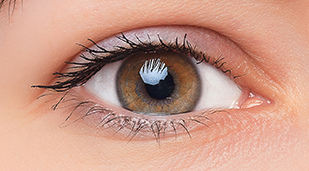
#> input picture HW_4/hog/eye.png, 309 x 171 px, found by its file name
$ python hog_cross_task.py
#> lines starting #> are read from the running program, lines starting #| are printed output that depends on the picture; after the words box and inside, x2 and y2 are one past the last pixel; in counts of white or black regions, pixels touching at a corner belong together
import cv2
import numpy as np
import matplotlib.pyplot as plt
from skimage.feature import hog
from skimage import exposure

def compute_hog(image: np.ndarray, pixels_per_cell: tuple = (8, 8), cells_per_block: tuple = (2, 2), visualize: bool = False) -> tuple:
    """
    Вычислить HOG признаки для изображения.

    :param image: входное изображение
    :param pixels_per_cell: количество пикселей на ячейку
    :param cells_per_block: количество ячеек на блок
    :param visualize: флаг для визуализации HOG признаков
    :return: HOG признаки, HOG изображение, изображение в оттенках серого, HOG изображение до улучшения контраста
    """
    gray_image = cv2.cvtColor(image, cv2.COLOR_BGR2GRAY)
    fd, hog_image = hog(gray_image, orientations=9, pixels_per_cell=pixels_per_cell,
                         cells_per_block=cells_per_block, visualize=visualize)
    hog_image_rescaled = exposure.rescale_intensity(hog_image, in_range=(0, 10))
    return fd, hog_image_rescaled, gray_image, hog_image

def cross_correlation(hog_image: np.ndarray, hog_template: np.ndarray) -> tuple:
    """
    Вычислить кросс-корреляцию между HOG изображением и HOG шаблоном.

    :param hog_image: HOG изображение
    :param hog_template: HOG шаблон
    :return: координаты максимального совпадения и значение максимального совпадения
    """
    hog_image = np.float32(hog_image)
    hog_template = np.float32(hog_template)
    result = cv2.matchTemplate(hog_image, hog_template, cv2.TM_CCOEFF_NORMED)
    min_val, max_val, min_loc, max_loc = cv2.minMaxLoc(result)
    return max_loc, max_val

def visualize_template_transforms(template: np.ndarray, gray_template: np.ndarray, hog_template: np.ndarray, hog_template_rescaled: np.ndarray):
    """
    Визуализировать преобразования шаблона.

    :param template: исходный шаблон
    :param gray_template: шаблон в оттенках серого
    :param hog_template: HOG признаки шаблона (до контраста)
    :param hog_template_rescaled: HOG признаки шаблона (после контраста)
    """
    fig, axes = plt.subplots(1, 4, figsize=(20, 6))
    axes[0].imshow(cv2.cvtColor(template, cv2.COLOR_BGR2RGB))
    axes[0].set_title('Исходный шаблон')
    axes[0].axis('off')

    axes[1].imshow(gray_template, cmap='gray')
    axes[1].set_title('Шаблон в серых тонах')
    axes[1].axis('off')

    axes[2].imshow(hog_template, cmap='gray')
    axes[2].set_title('HOG признаки (до контраста)')
    axes[2].axis('off')

    axes[3].imshow(hog_template_rescaled, cmap='gray')
    axes[3].set_title('HOG признаки (после контраста)')
    axes[3].axis('off')

    plt.show()

def visualize_results(image: np.ndarray, template: np.ndarray, max_loc: tuple, max_val: float, index: int, hog_image: np.ndarray = None, hog_template: np.ndarray = None, gray_image: np.ndarray = None, gray_template: np.ndarray = None):
    """
    Визуализировать результаты поиска шаблона на изображении.

    :param image: исходное изображение
    :param template: шаблон
    :param max_loc: координаты максимального совпадения
    :param max_val: значение максимального совпадения
    :param index: индекс изображения
    :param hog_image: HOG изображение
    :param hog_template: HOG шаблон
    :param gray_image: изображение в оттенках серого
    :param gray_template: шаблон в оттенках серого
    """
    fig, axes = plt.subplots(1, 5, figsize=(20, 6))
    axes[0].imshow(cv2.cvtColor(image, cv2.COLOR_BGR2RGB))
    axes[0].set_title('Исходное изображение')
    axes[0].axis('off')

    axes[1].imshow(gray_image, cmap='gray')
    axes[1].set_title('Изображение в серых тонах')
    axes[1].axis('off')

    axes[2].imshow(hog_image, cmap='gray')
    axes[2].set_title('HOG признаки (до контраста)')
    axes[2].axis('off')

    axes[3].imshow(hog_image, cmap='gray')
    axes[3].set_title('HOG признаки (после контраста)')
    axes[3].axis('off')

    axes[4].imshow(cv2.cvtColor(template, cv2.COLOR_BGR2RGB))
    axes[4].set_title('Исходный шаблон')
    axes[4].axis('off')

    h, w = template.shape[:2]
    top_left = max_loc
    bottom_right = (top_left[0] + w, top_left[1] + h)
    cv2.rectangle(image, top_left, bottom_right, (0, 255, 0), 2)

    plt.figure(figsize=(10, 5))
    plt.imshow(cv2.cvtColor(image, cv2.COLOR_BGR2RGB))
    plt.title(f'Найден шаблон с точностью {max_val:.2f}')
    plt.axis('off')
    plt.show()

def save_image(image: np.ndarray, file_path: str):
    """
    Сохранить изображение в указанный файл.

    :param image: изображение для сохранения
    :param file_path: путь к файлу для сохранения
    """
    cv2.imwrite(file_path, image)

def main():
    template_path = 'HW_4/hog/eye.png'
    image_paths = ['HW_4/hog/eyes.jpg', 'HW_4/hog/eyes_dark.jpg', 'HW_4/hog/woman.jpg']

    template = cv2.imread(template_path)
#> template is the input picture: shape (171, 309, 3); mean B, G, R 136, 153.2, 201.1
    if template is None:
        print(f"Не удалось загрузить шаблон: {template_path}")
        return

    _, hog_template, gray_template, hog_template_rescaled = compute_hog(template, visualize=True)
#> in compute_hog, `hog_image_rescaled = exposure.rescale_intensity(hog_image, in_range=(0..`:
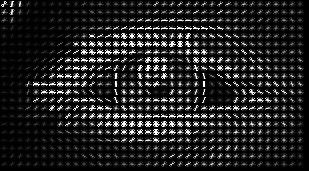
#> hog_image_rescaled: shape (171, 309) float64; min 0, max 1, mean 0.13
    visualize_template_transforms(template, gray_template, hog_template, hog_template_rescaled)

    for index, image_path in enumerate(image_paths):
        image = cv2.imread(image_path)
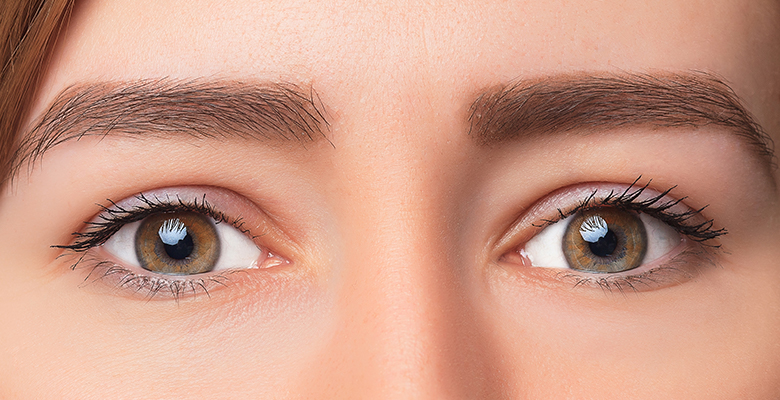
#> input picture HW_4/hog/eyes.jpg, 780 x 400 px, found by its file name
#> image is the input picture: shape (400, 780, 3); mean B, G, R 135.3, 154.4, 203.7
        if image is None:
            print(f"Не удалось загрузить изображение: {image_path}")
            continue

        _, hog_image, gray_image, _ = compute_hog(image, visualize=True)
#> call 2 of compute_hog, with pixels_per_cell = (8, 8), cells_per_block = (2, 2), visualize = True
#> in compute_hog (call 2), `gray_image = cv2.cvtColor(image, cv2.COLOR_BGR2GRAY)`:
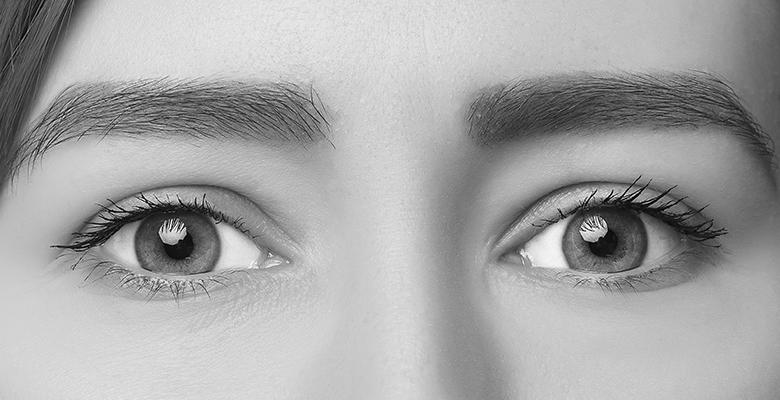
#> gray_image: shape (400, 780); min 0, max 255, mean 167
        max_loc, max_val = cross_correlation(hog_image, hog_template)
#> in cross_correlation, `result = cv2.matchTemplate(hog_image, hog_template, cv2.TM_CCOEFF_NORM..`:
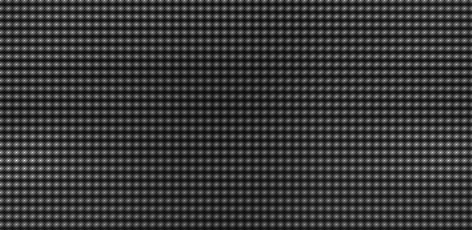
#> result: shape (230, 472) float32; min -0.261, max 0.956, mean 0.00518; drawn with min black and max white
#> in cross_correlation, `min_val, max_val, min_loc, max_loc = cv2.minMaxLoc(result)`: min_val = -0.261; max_val = 0.956; min_loc = (236, 3); max_loc = (16, 160)
#> max_loc = (16, 160); max_val = 0.956

        visualize_results(image, template, max_loc, max_val, index, hog_image=hog_image,
                          hog_template=hog_template, gray_image=gray_image, gray_template=gray_template)
#> in visualize_results, `top_left = max_loc`: top_left = (16, 160)
#> in visualize_results, `bottom_right = (top_left[0] + w, top_left[1] + h)`: bottom_right = (325, 331)
#> in visualize_results, `cv2.rectangle(image, top_left, bottom_right, (0, 255, 0), 2)`:
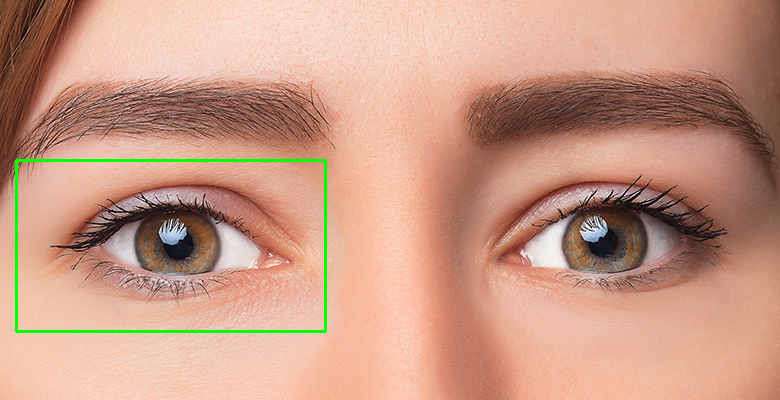
#> image: shape (400, 780, 3); 0.92% of pixels changed, all inside (x1, y1, x2, y2) = (15, 159, 327, 333)
#> in visualize_results, `plt.show()`:
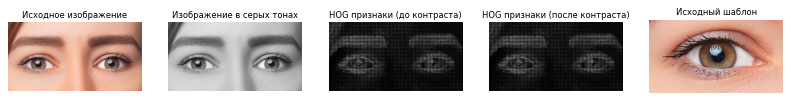
#> figure drawn by matplotlib, 5 panels

        # Сохранение промежуточных изображений
        save_image(gray_image, f'HW_4/hog/gray_image_{index}.png')
        save_image(hog_image, f'HW_4/hog/hog_image_{index}.png')
#> call 2 of save_image, with file_path = 'HW_4/hog/hog_image_0.png'
#> in save_image (call 2), `cv2.imwrite(file_path, image)`:
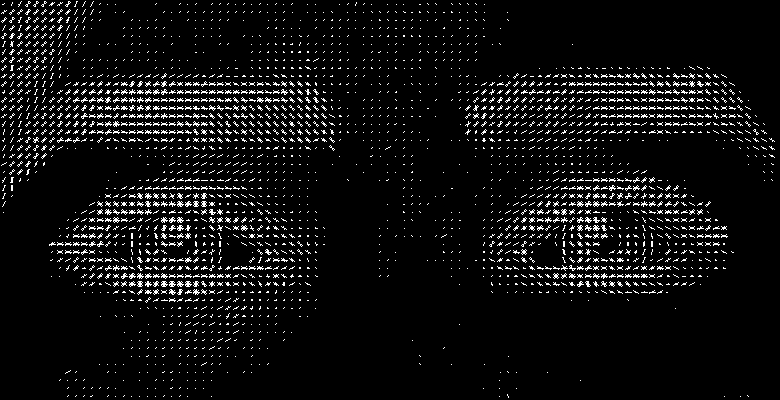
#> saved as hog_image_0.png: shape (400, 780); values 0 (black) and 1 (white), 6.2% white in thin lines or dots
        save_image(image, f'HW_4/hog/result_image_{index}.png')
#> pass 2 of the loop in main, `for index, image_path in enumerate(image_paths):`:
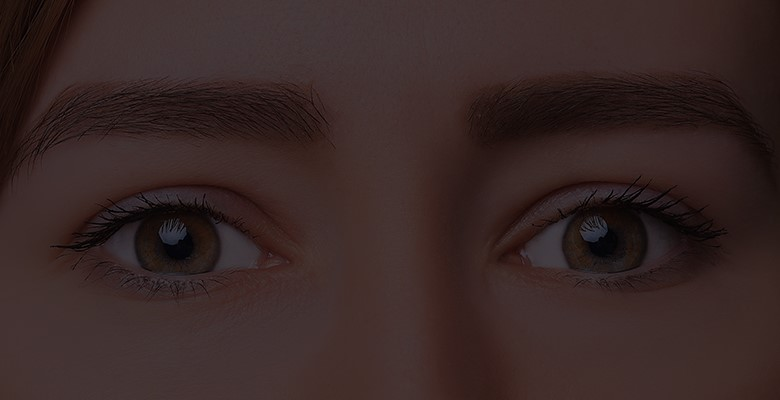
#> input picture HW_4/hog/eyes_dark.jpg, 780 x 400 px, found by its file name
#> in main, image is the input picture: shape (400, 780, 3); mean B, G, R 37.7, 39, 56
#> in cross_correlation (call 2), `result = cv2.matchTemplate(hog_image, hog_template, cv2.TM_CCOEFF_NORM..`:
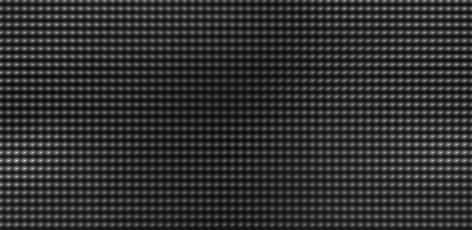
#> result: shape (230, 472) float32; min -0.19, max 0.82, mean 0.00229; drawn with min black and max white
#> in cross_correlation (call 2), `min_val, max_val, min_loc, max_loc = cv2.minMaxLoc(result)`: min_val = -0.19; max_val = 0.82; min_loc = (12, 77)
#> in main, `max_loc, max_val = cross_correlation(hog_image, hog_template)`: max_val = 0.82
#> in save_image (call 5), `cv2.imwrite(file_path, image)`:
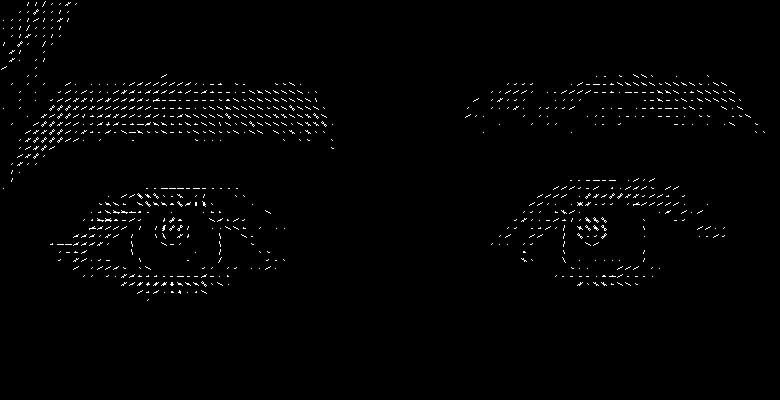
#> saved as hog_image_1.png: shape (400, 780); values 0 (black) and 1 (white), 1.3% white in thin lines or dots, all inside (x1, y1, x2, y2) = (1, 1, 765, 301)
#> pass 3 of the loop in main, `for index, image_path in enumerate(image_paths):`:
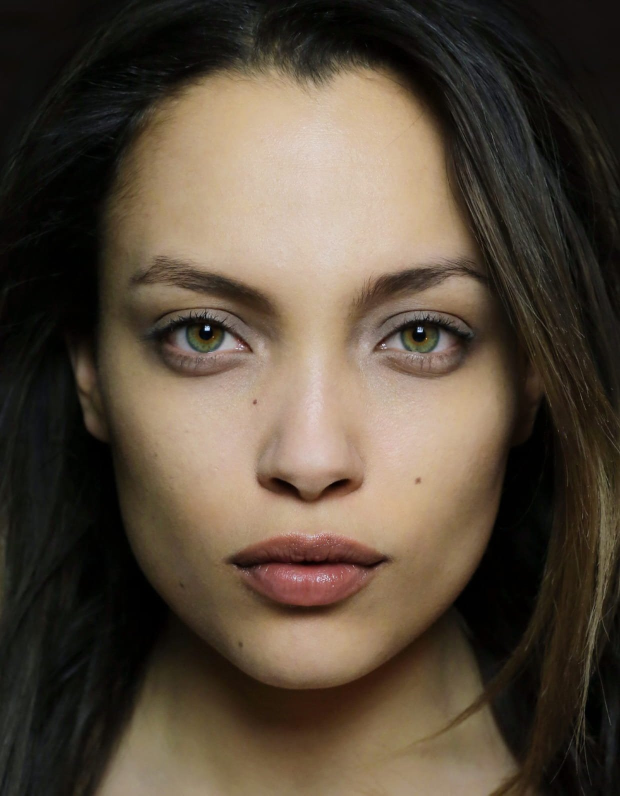
#> input picture HW_4/hog/woman.jpg, 1240 x 1591 px, found by its file name (shown at 1/2 size)
#> in main, image is the input picture: shape (1591, 1240, 3); mean B, G, R 59.6, 74.1, 87.1
#> gray_image: shape (1591, 1240)
#> hog_image_rescaled: shape (1591, 1240) float64
#> in cross_correlation (call 3), `result = cv2.matchTemplate(hog_image, hog_template, cv2.TM_CCOEFF_NORM..`:
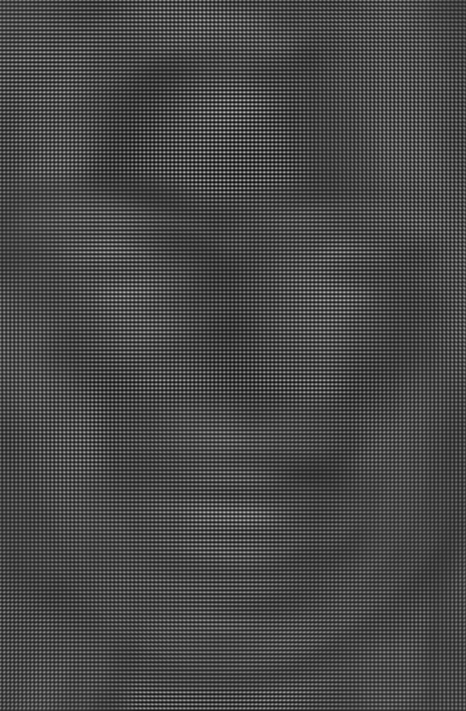
#> result: shape (1421, 932) float32 (shown at 1/2 size); min -0.266, max 0.673, mean 0.000853; drawn with min black and max white
#> in cross_correlation (call 3), `min_val, max_val, min_loc, max_loc = cv2.minMaxLoc(result)`: min_val = -0.266; max_val = 0.673; min_loc = (476, 323); max_loc = (472, 216)
#> in main, `max_loc, max_val = cross_correlation(hog_image, hog_template)`: max_val = 0.673
#> image: shape (1591, 1240, 3); 0.15% of pixels changed, all inside (x1, y1, x2, y2) = (471, 215, 783, 389)
#> in save_image (call 8), `cv2.imwrite(file_path, image)`:
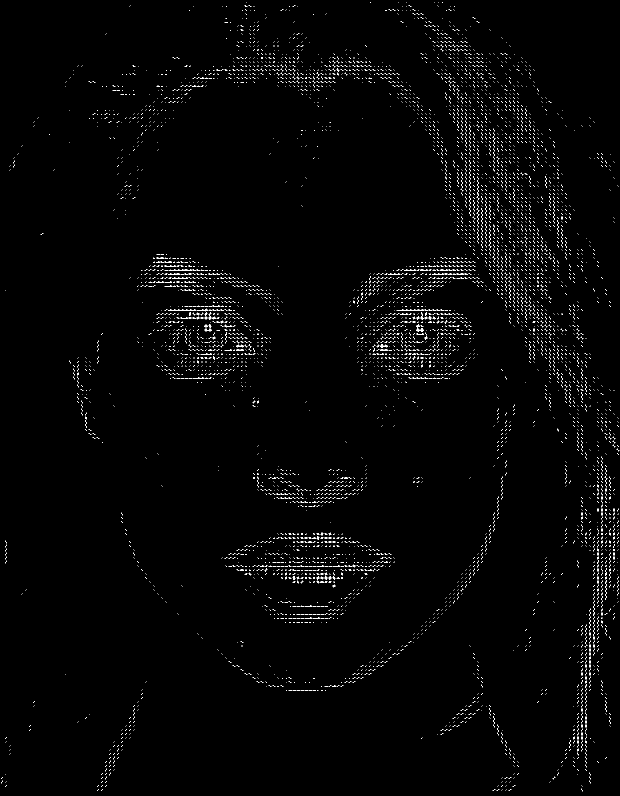
#> saved as hog_image_2.png: shape (1591, 1240) (shown at 1/2 size); values 0 (black) and 1 (white), 1.3% white in thin lines or dots

if __name__ == '__main__':
    main()
